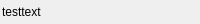
<?xml version="1.0" encoding="UTF-8"?>
<ui version="4.0">
 <class>TextLineContent</class>
 <widget class="QWidget" name="TextLineContent">
  <property name="geometry">
   <rect>
    <x>0</x>
    <y>0</y>
    <width>200</width>
    <height>24</height>
   </rect>
  </property>
  <property name="sizePolicy">
   <sizepolicy hsizetype="MinimumExpanding" vsizetype="MinimumExpanding">
    <horstretch>0</horstretch>
    <verstretch>0</verstretch>
   </sizepolicy>
  </property>
  <property name="minimumSize">
   <size>
    <width>0</width>
    <height>24</height>
   </size>
  </property>
  <property name="windowTitle">
   <string>Form</string>
  </property>
  <layout class="QVBoxLayout" name="verticalLayout">
   <property name="spacing">
    <number>0</number>
   </property>
   <property name="sizeConstraint">
    <enum>QLayout::SetDefaultConstraint</enum>
   </property>
   <property name="leftMargin">
    <number>0</number>
   </property>
   <property name="topMargin">
    <number>0</number>
   </property>
   <property name="rightMargin">
    <number>0</number>
   </property>
   <property name="bottomMargin">
    <number>0</number>
   </property>
   <item>
    <widget class="QLineEdit" name="TextContent">
     <property name="styleSheet">
      <string notr="true">QLineEdit
{
	background:transparent;
	border:none;
	color: inherit;
}</string>
     </property>
     <property name="text">
      <string>testtext</string>
     </property>
    </widget>
   </item>
  </layout>
 </widget>
 <resources/>
 <connections/>
</ui>
